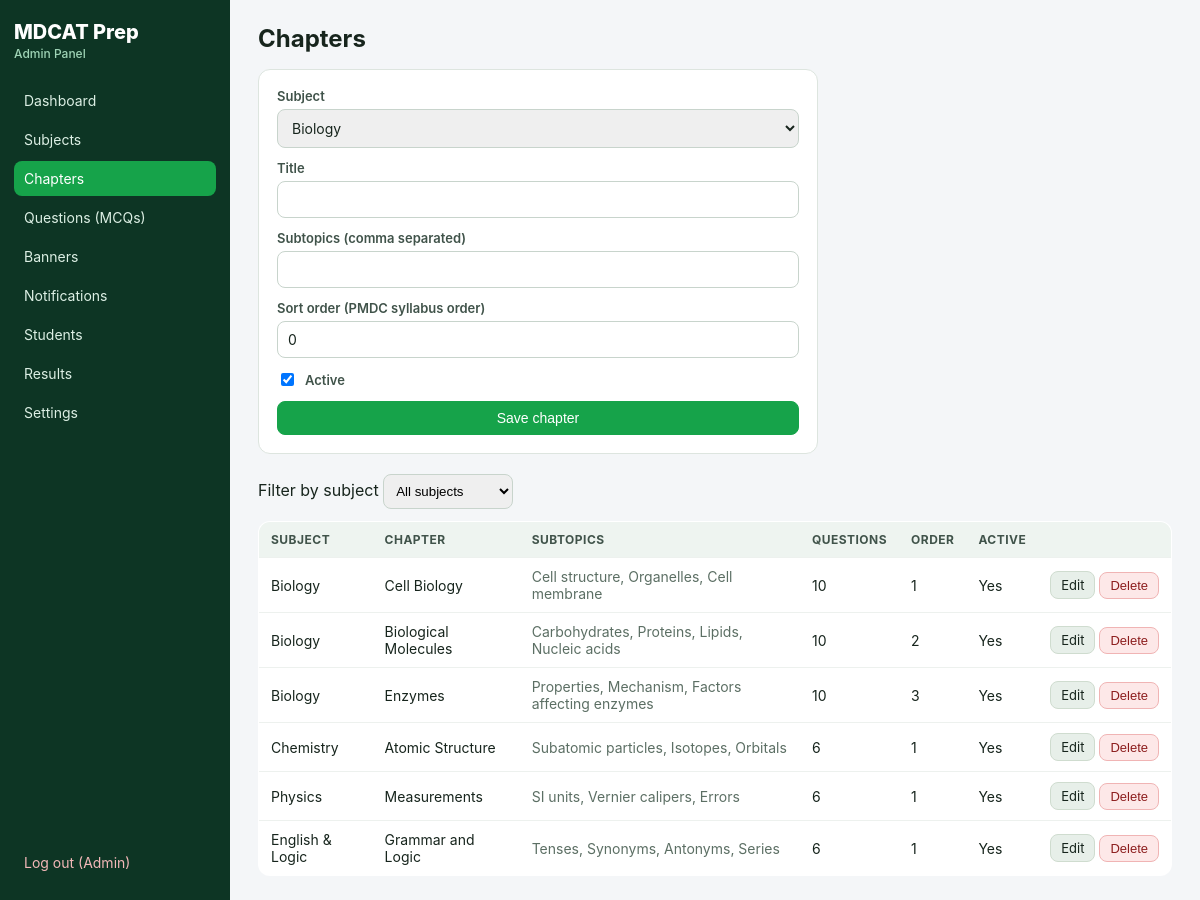
Screenshot of /admin/chapters.php (signed in) with the database file from the repository.
### tables this page shows
CREATE TABLE IF NOT EXISTS chapters (
  id INT UNSIGNED NOT NULL AUTO_INCREMENT,
  subject_id INT UNSIGNED NOT NULL,
  title VARCHAR(190) NOT NULL,
  subtopics TEXT NULL,
  sort_order INT NOT NULL DEFAULT 0,
  is_active TINYINT(1) NOT NULL DEFAULT 1,
  PRIMARY KEY (id),
  KEY idx_chapters_subject (subject_id, sort_order),
  CONSTRAINT fk_chapters_subject FOREIGN KEY (subject_id) REFERENCES subjects(id) ON DELETE CASCADE
);

CREATE TABLE IF NOT EXISTS subjects (
  id INT UNSIGNED NOT NULL AUTO_INCREMENT,
  name VARCHAR(120) NOT NULL,
  tagline VARCHAR(190) NULL,
  icon VARCHAR(40) NOT NULL DEFAULT 'book',
  color VARCHAR(20) NULL,
  sort_order INT NOT NULL DEFAULT 0,
  is_active TINYINT(1) NOT NULL DEFAULT 1,
  PRIMARY KEY (id),
  KEY idx_subjects_order (sort_order)
);

### includes/db.php (called while the page is built, shortened)
<?php
function db(): PDO
{
    static $pdo = null;
    if ($pdo instanceof PDO) {
        return $pdo;
    }
    $cfgFile = dirname(__DIR__) . '/config.php';
    $cfg = file_exists($cfgFile) ? require $cfgFile : [
        'db_host' => 'localhost', 'db_name' => 'mdcatprep',
        'db_user' => 'root', 'db_pass' => '', 'base_url' => '',
    ];
    $dsn = 'mysql:host=' . $cfg['db_host'] . ';dbname=' . $cfg['db_name'] . ';charset=utf8mb4';
    $pdo = new PDO($dsn, $cfg['db_user'], $cfg['db_pass'], [
        PDO::ATTR_ERRMODE => PDO::ERRMODE_EXCEPTION,
        PDO::ATTR_DEFAULT_FETCH_MODE => PDO::FETCH_ASSOC,
        PDO::ATTR_EMULATE_PREPARES => false,
    ]);
    return $pdo;
}

### includes/helpers.php (called while the page is built, shortened)
<?php
require_once __DIR__ . '/db.php';
function settings_all(): array
{
    $out = SETTING_DEFAULTS;
    try {
        foreach (db()->query('SELECT `key`, `value` FROM settings') as $row) {
            $out[$row['key']] = $row['value'];
        }
    } catch (Throwable $e) {
    }
    return $cache = $out;
}
function setting(string $key): string
{
    $all = settings_all();
    return (string)($all[$key] ?? SETTING_DEFAULTS[$key] ?? '');
}
function e(?string $s): string
{
    return htmlspecialchars((string)$s, ENT_QUOTES, 'UTF-8');
}

### admin/chapters.php (the view, shortened to what this page needs)
<?php
require_once __DIR__ . '/_common.php';
$subjects = db()->query('SELECT id, name FROM subjects ORDER BY sort_order, id')->fetchAll();
$edit = null;
$filterSubject = (int)($_GET['subject_id'] ?? 0);
admin_head($edit ? 'Edit Chapter' : 'Chapters');
?>
<form method="post" class="form-card">
    <label>Subject
        <select name="subject_id" required>
            <?php foreach ($subjects as $s): ?>
            <option value="<?= (int)$s['id'] ?>" <?= (int)($edit['subject_id'] ?? $filterSubject) === (int)$s['id'] ? 'selected' : '' ?>>
                <?= e($s['name']) ?></option>
            <?php endforeach; ?>
        </select></label>
    <label>Title <input name="title" required value="<?= e($edit['title'] ?? '') ?>"></label>
    <label>Subtopics (comma separated) <input name="subtopics" value="<?= e($edit['subtopics'] ?? '') ?>"></label>
    <label>Sort order (PMDC syllabus order) <input type="number" name="sort_order" value="<?= (int)($edit['sort_order'] ?? 0) ?>"></label>
    <label class="check"><input type="checkbox" name="is_active" <?= ($edit['is_active'] ?? 1) ? 'checked' : '' ?>> Active</label>
    <button class="btn primary" name="save" type="submit">Save chapter</button>
</form>
<form method="get" class="filter-row">
    <label>Filter by subject
        <select name="subject_id" onchange="this.form.submit()">
            <option value="0">All subjects</option>
        </select></label>
</form>
<table>
<tr><th>Subject</th><th>Chapter</th><th>Subtopics</th><th>Questions</th><th>Order</th><th>Active</th><th></th></tr>
<?php
$sql = 'SELECT c.*, s.name AS subject_name,
    (SELECT COUNT(*) FROM questions q WHERE q.chapter_id = c.id) AS qs
    FROM chapters c JOIN subjects s ON s.id = c.subject_id';
$params = [];
$sql .= ' ORDER BY s.sort_order, c.sort_order, c.id';
$stmt = db()->prepare($sql);
$stmt->execute($params);
foreach ($stmt as $c):
?>
<tr>
    <td><?= e($c['subject_name']) ?></td><td><?= e($c['title']) ?></td>
    <td class="muted"><?= e($c['subtopics']) ?></td><td><?= (int)$c['qs'] ?></td>
    <td><?= (int)$c['sort_order'] ?></td><td><?= $c['is_active'] ? 'Yes' : 'No' ?></td>
    <td class="actions"><a class="btn small" href="chapters.php?edit=<?= (int)$c['id'] ?>">Edit</a>
    <?= delete_button((int)$c['id']) ?></td>
</tr>
<?php endforeach; ?>
</table>
<?php admin_foot(); ?>

### admin/_common.php (shortened to what this page needs)
<?php
require_once dirname(__DIR__) . '/includes/helpers.php';
function admin_user(): ?array
{
    return $_SESSION['admin'] ?? null;
}
function csrf_token(): string
{
    return $_SESSION['csrf'];
}
function admin_head(string $title): void
{
    $admin = admin_user();
    $app = e(setting('app_name'));
    echo '<!doctype html><html lang="en"><head><meta charset="utf-8">';
    echo '<link rel="stylesheet" href="../assets/css/admin.css"></head><body>';
    echo '<div class="layout"><aside class="side">';
    echo '<div class="brand">' . $app . '<span>Admin Panel</span></div>';
    $links = [
        'index.php' => 'Dashboard', 'subjects.php' => 'Subjects',
        'chapters.php' => 'Chapters', 'questions.php' => 'Questions (MCQs)',
        'banners.php' => 'Banners', 'notifications.php' => 'Notifications',
        'students.php' => 'Students', 'attempts.php' => 'Results',
        'settings.php' => 'Settings',
    ];
    $current = basename($_SERVER['SCRIPT_NAME'] ?? '');
    foreach ($links as $href => $label) {
        $cls = $href === $current ? ' class="active"' : '';
        echo '<a href="' . $href . '"' . $cls . '>' . $label . '</a>';
    }
    echo '<a href="logout.php" class="logout">Log out (' . e($admin['name'] ?? '') . ')</a>';
    echo '</aside><main class="main">';
    echo '<h1>' . e($title) . '</h1>';
}
function admin_foot(): void
{
    echo '</main></div></body></html>';
}
function delete_button(int $id): string
{
    return '<form method="post" class="inline" onsubmit="return confirm(\'Delete this item?\')">'
        . '<input type="hidden" name="csrf" value="' . csrf_token() . '">'
        . '<input type="hidden" name="delete_id" value="' . $id . '">'
        . '<button class="btn danger small" type="submit">Delete</button></form>';
}

### assets/css/admin.css (style rules this page uses)
* { box-sizing: border-box; }
body { margin: 0; font-family: Inter, system-ui, Arial, sans-serif; background: #f4f6f8; color: #17251d; }
a { color: #0a7a43; }
.layout { display: flex; min-height: 100vh; }
.side { width: 230px; background: #0d3524; color: #dcefe4; padding: 20px 14px; display: flex; flex-direction: column; gap: 4px; flex-shrink: 0; }
.side .brand { font-size: 20px; font-weight: 800; color: #fff; margin-bottom: 18px; }
.side .brand span { display: block; font-size: 12px; font-weight: 500; color: #9fd4b6; margin-top: 2px; }
.side a { color: #dcefe4; text-decoration: none; padding: 9px 10px; border-radius: 8px; font-size: 14px; }
.side a.active { background: #16a34a; color: #fff; }
.side a.logout { margin-top: auto; color: #f3b8b8; }
.main { flex: 1; padding: 24px 28px; max-width: 1100px; }
h1 { font-size: 24px; margin: 0 0 16px; }
.muted { color: #5c6f64; font-size: 14px; }
table { width: 100%; border-collapse: collapse; background: #fff; border: 1px solid #dde5df; border-radius: 12px; overflow: hidden; margin-top: 12px; }
th, td { text-align: left; padding: 10px 12px; border-bottom: 1px solid #edf1ee; font-size: 14px; vertical-align: middle; }
th { background: #eef4f0; font-size: 12px; text-transform: uppercase; letter-spacing: .04em; color: #40534a; }
td.actions { white-space: nowrap; }
.btn { display: inline-block; background: #e7efe9; color: #17251d; border: 1px solid #cfdccf; padding: 8px 14px; border-radius: 8px; text-decoration: none; font-size: 14px; cursor: pointer; }
.btn.primary { background: #16a34a; border-color: #16a34a; color: #fff; }
.btn.danger { background: #fde8e8; border-color: #f0b4b4; color: #8c1d1d; }
.btn.small { padding: 5px 10px; font-size: 13px; }
form.inline { display: inline; }
.form-card { background: #fff; border: 1px solid #dde5df; border-radius: 12px; padding: 18px; display: flex; flex-direction: column; gap: 12px; max-width: 560px; margin-bottom: 20px; }
.form-card label { display: flex; flex-direction: column; gap: 5px; font-size: 13px; font-weight: 600; color: #40534a; }
.form-card label.check { flex-direction: row; align-items: center; gap: 8px; }
.form-card input, .form-card select, .form-card textarea { padding: 9px 10px; border: 1px solid #c8d4cc; border-radius: 8px; font-size: 14px; font-family: inherit; font-weight: 400; color: #17251d; }
.filter-row { margin: 6px 0; }
.filter-row select { padding: 8px; border-radius: 8px; border: 1px solid #c8d4cc; }

### rows the page displays
chapters: subject.name "Biology", title "Cell Biology", subtopics "Cell structure, Organelles, Cell membrane", qs "10", sort_order "1", is_active "Yes"
chapters: subject.name "Biology", title "Biological Molecules", subtopics "Carbohydrates, Proteins, Lipids, Nucleic acids", qs "10", sort_order "2", is_active "Yes"
chapters: subject.name "Biology", title "Enzymes", subtopics "Properties, Mechanism, Factors affecting enzymes", qs "10", sort_order "3", is_active "Yes"
chapters: subject.name "Chemistry", title "Atomic Structure", subtopics "Subatomic particles, Isotopes, Orbitals", qs "6", sort_order "1", is_active "Yes"
chapters: subject.name "Physics", title "Measurements", subtopics "SI units, Vernier calipers, Errors", qs "6", sort_order "1", is_active "Yes"
chapters: subject.name "English & Logic", title "Grammar and Logic", subtopics "Tenses, Synonyms, Antonyms, Series", qs "6", sort_order "1", is_active "Yes"

### other values shown
$app "MDCAT Prep"
$label "Dashboard"
$label "Subjects"
$label "Chapters"
$label "Questions (MCQs)"
$label "Banners"
$label "Notifications"
$label "Students"
$label "Results"
$label "Settings"
$admin['name'] "Admin"
$title "Chapters"
form field subject_id "Biology"
